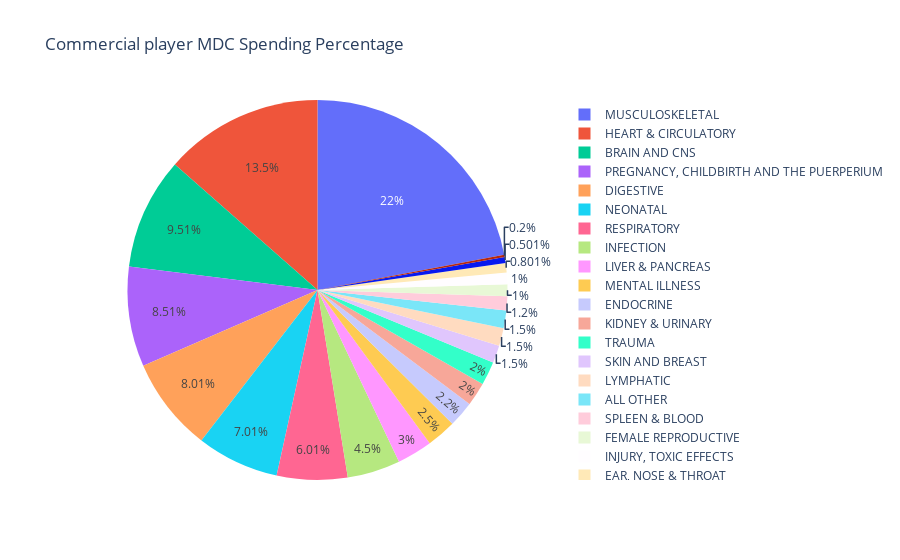

Notebook cell for this chart:
### Code cell
com_pie=pd.DataFrame(inpatient.loc[inpatient['com_percent']!= 0])
fig = go.Figure(data=[go.Pie(labels=com_pie['MDC_CAT_NAME'], values=com_pie['com_percent'])])
fig.update_layout(
    title_text="Commercial player MDC Spending Percentage")
fig.show()
#plotly.offline.plot(fig, filename='Commercial player MDC Spending Percentage.html')

### Figure 1 — Plotly figure (JSON) as saved in the notebook; plotly's stock layout.template omitted (floating-point values rounded to 4 significant figures)
{"data": [{"labels": ["BRAIN AND CNS", "EAR, NOSE & THROAT", "RESPIRATORY", "HEART & CIRCULATORY", "DIGESTIVE", "LIVER & PANCREAS", "MUSCULOSKELETAL", "SKIN AND BREAST", "ENDOCRINE", "KIDNEY & URINARY", "MALE REPRODUCTIVE", "FEMALE REPRODUCTIVE", "PREGNANCY, CHILDBIRTH AND THE PUERPERIUM", "NEONATAL", "SPLEEN & BLOOD", "LYMPHATIC", "INFECTION", "MENTAL ILLNESS", "SUBSTANCE ABUSE", "INJURY, TOXIC EFFECTS", "ALL OTHER", "TRAUMA"], "type": "pie", "values": [0.095, 0.008, 0.06, 0.135, 0.08, 0.03, 0.22, 0.015, 0.022, 0.02, 0.005, 0.01, 0.085, 0.07, 0.012, 0.015, 0.045, 0.025, 0.002, 0.01, 0.015, 0.02]}], "layout": {"title": {"text": "Commercial player MDC Spending Percentage"}}}
